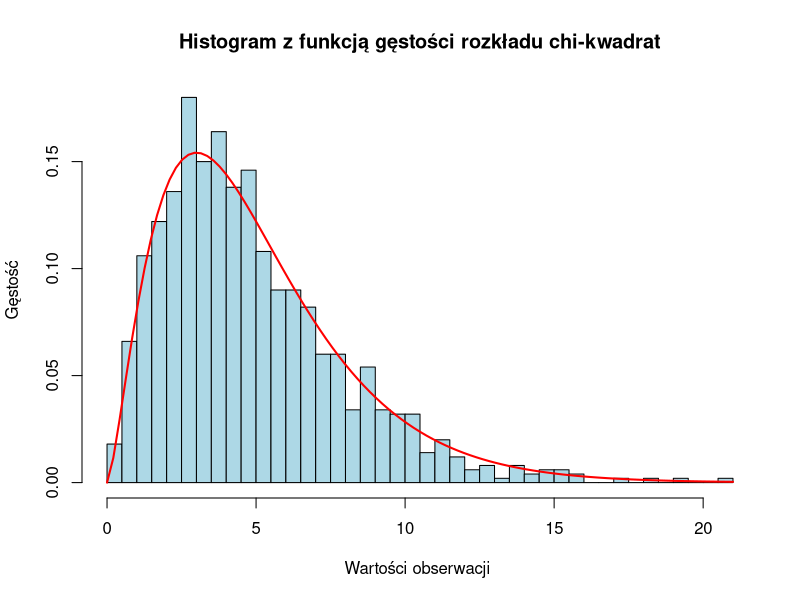
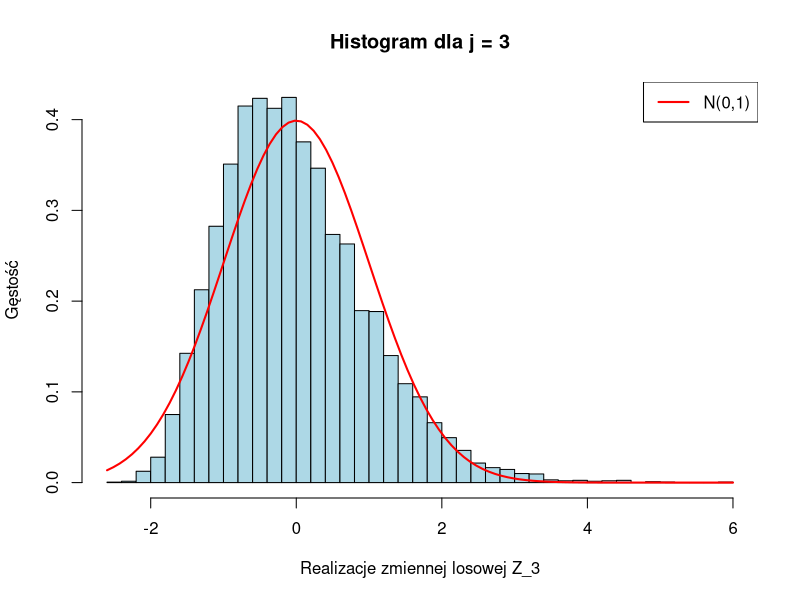
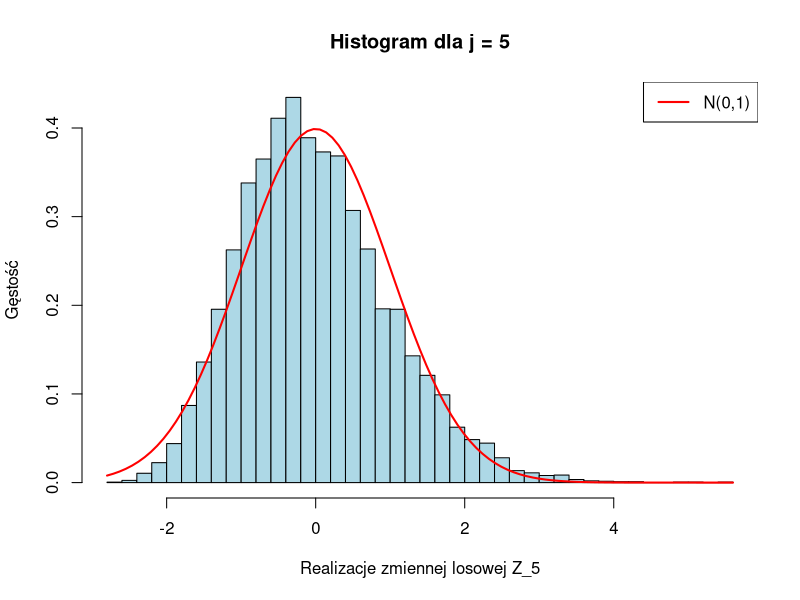
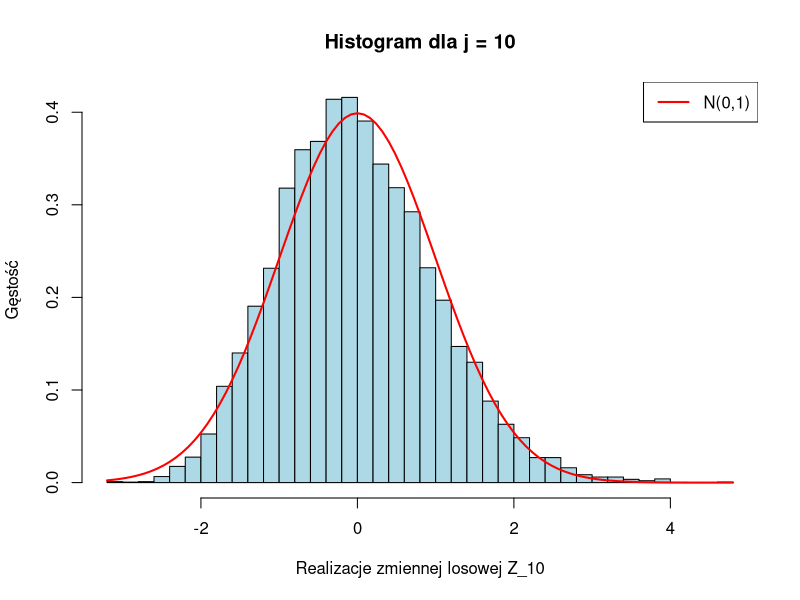
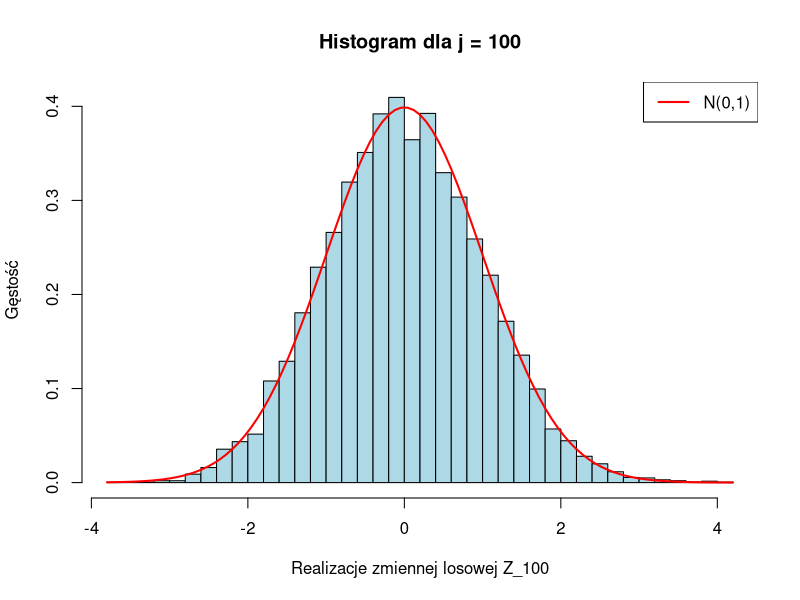
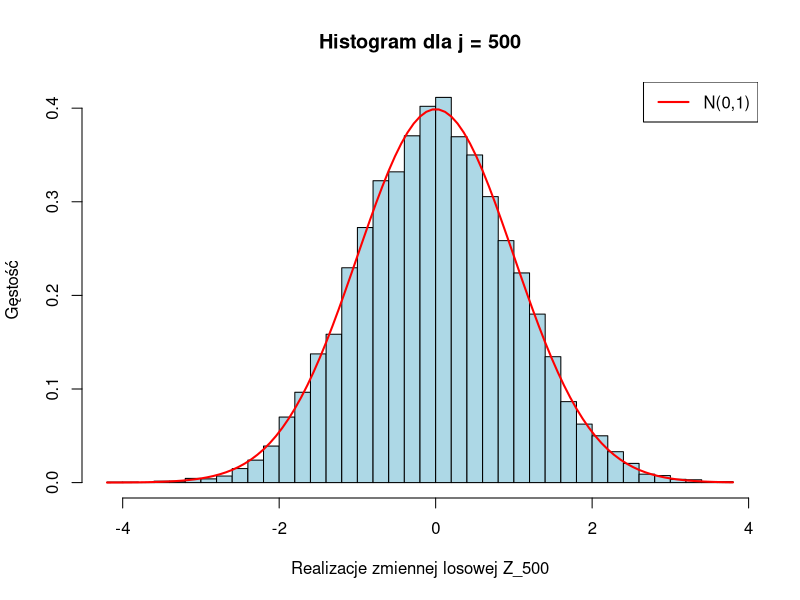
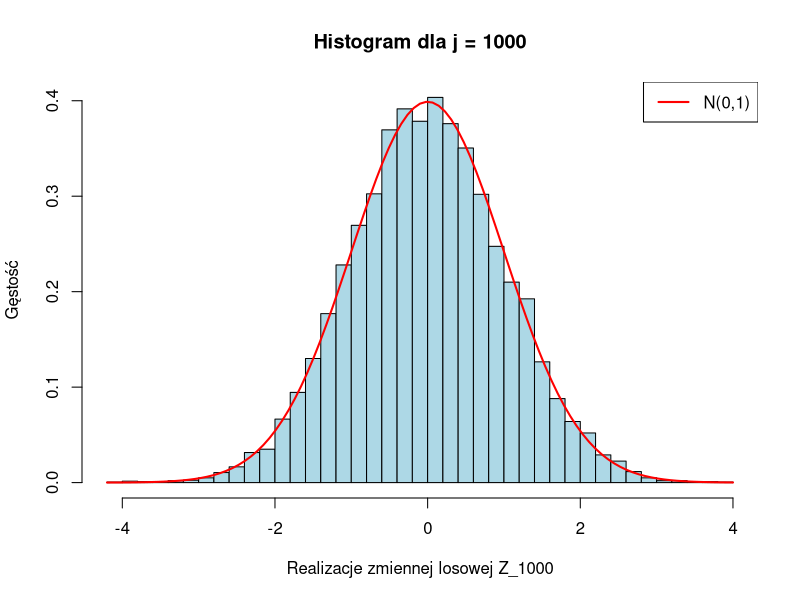
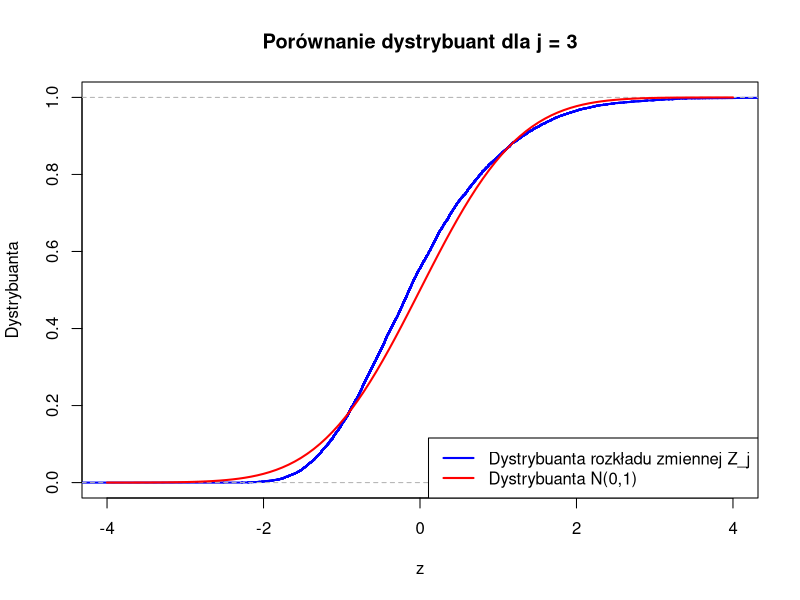

Source code (R) for these figures, in order:
set.seed(111)       # seed dla powtarzalności

# Generowanie 1000 obserwacji z rozkładu chi-kwadrat o 5 stopniach swobody
x <- rchisq(1000, df = 5)

# Tworzenie histogramu z naniesioną funkcją gęstości
hist(x, probability = TRUE, breaks = 30, col = "lightblue", main = "Histogram z funkcją gęstości rozkładu chi-kwadrat",
     xlab = "Wartości obserwacji ", ylab = "Gęstość")

# Dodanie funkcji gęstości rozkładu chi-kwadrat
curve(dchisq(x, df = 5), col = "red", lwd = 2, add = TRUE)


#SYMULACJA

k <- 5               #liczba stopni swobody
m <- 5               # Wartość oczekiwana
sigma <- sqrt(10)     # Odchylenie standardowe
n <- 1000             # Liczba obserwacji w pojedynczej próbie
s <- 10000           # Liczba powtórzeń

# Inicjalizacja macierzy wyników: każdy wiersz to ciąg z_j dla jednej symulacji
z_matrix <- matrix(0, nrow = s, ncol = n)

# Symulacja s prób i obliczanie z_j
for (i in 1:s) {
  x <- rchisq(n, df = k)  # Generowanie ciągu obserwacji
  for (j in 1:n) {
    x_mean <- mean(x[1:j])  # Średnia z pierwszych j obserwacji
    z_matrix[i, j] <- (x_mean - m) / (sigma / sqrt(j))  # Obliczenie z_j
  }
}

# Wybór wartości j do analizy histogramów
j_values <- c(3, 5, 10, 100, 500, 1000)

# Rysowanie histogramów dla wybranych j
for (j in j_values) {
  z_j_values <- z_matrix[ ,j] # Pobranie j-tej kolumny z macierzy
  
  # Rysowanie histogramu
  hist(z_j_values, probability = TRUE, breaks = 30, col = "lightblue",
       main = paste("Histogram dla j =", j),
       xlab = paste("Realizacje zmiennej losowej Z_", j, sep = ""), ylab = "Gęstość")
  
  # Naniesienie funkcji gęstości N(0, 1)
  curve(dnorm(x, mean = 0, sd = 1), col = "red", lwd = 2, add = TRUE)
  
  # Dodanie legendy
  legend("topright", legend = c("N(0,1)"), 
         col = c("red"), lwd = 2)
}


for (j in j_values) {
  z_j_values <- z_matrix[ ,j] # Pobranie j-tej kolumny z macierzy
  
  empirical_cdf <- ecdf(z_j_values)  # Empiryczna dystrybuanta dla Z_j
  
  # Wykres empirycznej i teoretycznej dystrybuanty
  plot(empirical_cdf, col = "blue", lwd = 2, main = paste("Porównanie dystrybuant dla j =", j),
       xlab = "z", ylab = "Dystrybuanta", xlim = c(-4, 4), ylim = c(0, 1))
  curve(pnorm(x, mean = 0, sd = 1), col = "red", lwd = 2, add = TRUE)  # Dystrybuanta N(0,1)
  
  # Legenda
  legend("bottomright", legend = c("Dystrybuanta rozkładu zmiennej Z_j", "Dystrybuanta N(0,1)"),
         col = c("blue", "red"), lwd = 2)
}